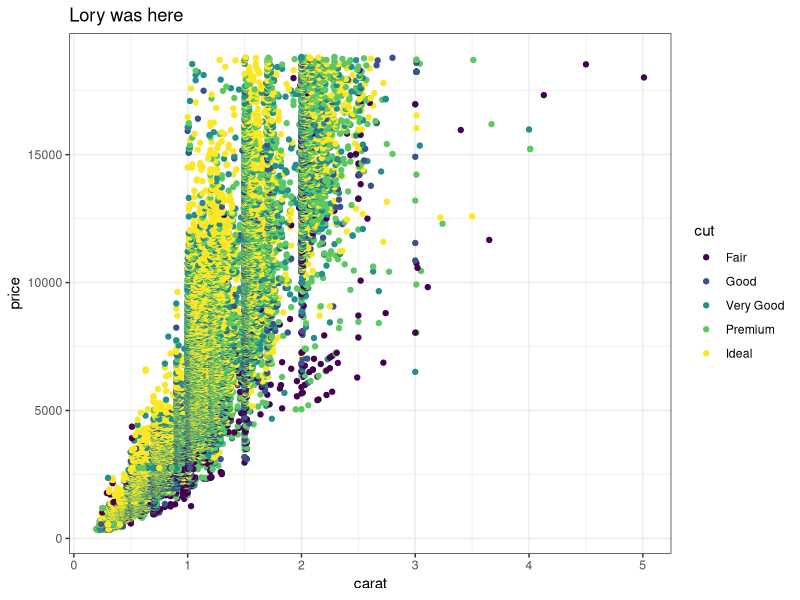
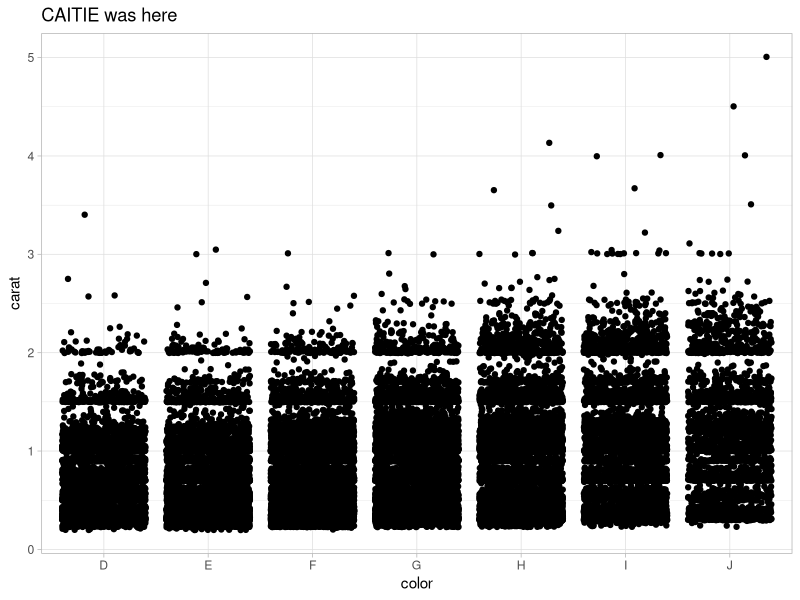

Write the R code that produced these figures, in order.
## ---- chunk 1
knitr::opts_chunk$set(echo = TRUE)
library(tidyverse)
## ---- chunk 2
# Partner 1: 
# Run the code below to see the original graph
# Change the code below to make the point color change based on 'cut', and update the theme to theme_bw(). Update the title to include your first name. 

ggplot(data = diamonds, aes(x = carat, y = price, color = cut)) +
  geom_point() +
  theme_bw() +
  labs(title = "Lory was here")
## ---- chunk 3
# Partner 2: 
# Run the code below to see the original graph
# Change the code below to make the geom a geom_jitter, and update the theme to theme_light. Update the title to include your first name. 

ggplot(data = diamonds, aes(x = color, y = carat)) +
  geom_jitter() +
  theme_light() +
  labs(title = "CAITIE was here")
## ---- chunk 4
diamonds2 <- diamonds %>% 
  select(cut)

diamonds3 <- diamonds %>% 
  select(carat)
# etc etc :)

## ---- chunk 5

